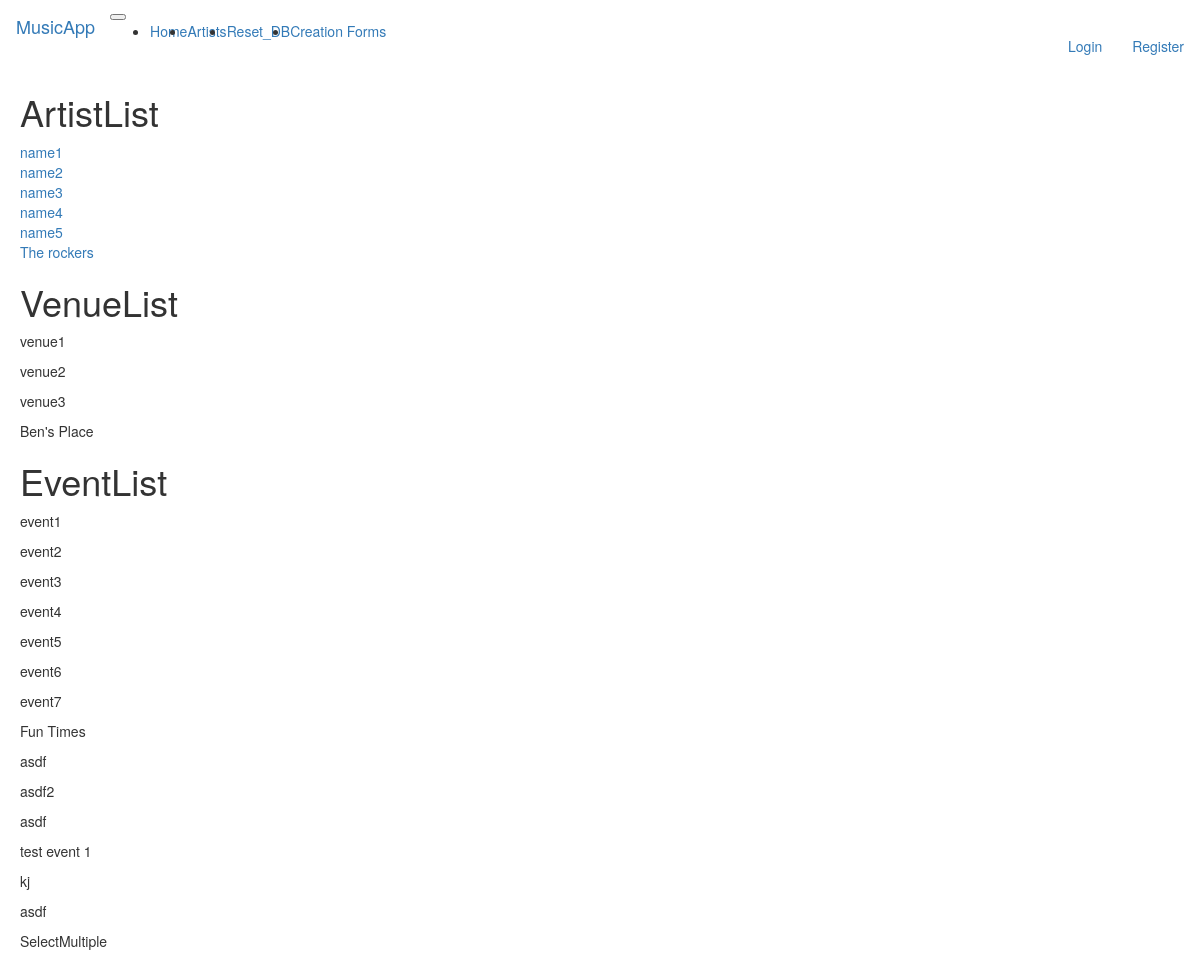
/artistlist, run on the app's committed database.
### app/models.py (models this page shows, shortened)
class Artist(db.Model):
    id = db.Column(db.Integer, primary_key=True)
    name = db.Column(db.String(64), nullable=False)
    genre = db.Column(db.String(64))
    bio = db.Column(db.String(64))
    events = db.relationship("Event", secondary=artist_event_association, back_populates="artists")

class Venue(db.Model):
    id = db.Column(db.Integer, primary_key=True)
    name = db.Column(db.String(80), nullable=False)
    address = db.Column(db.String(200))

class Event(db.Model):
    id = db.Column(db.Integer, primary_key=True)
    name = db.Column(db.String(80), nullable=False)
    time = db.Column(db.Date, nullable=False)
    venue_id = db.Column(db.Integer, db.ForeignKey('venue.id'), nullable=False)
    artists = db.relationship("Artist", secondary=artist_event_association, back_populates="events")

### app/routes.py (the view)
@app.route('/artistlist')
def artistlist():
    artist_list = Artist.query.all()
    event_list = Event.query.all()
    venue_list = Venue.query.all()
    return render_template('artistlist.html', artist_list=artist_list, event_list=event_list, venue_list=venue_list)

### app/templates/artistlist.html
{% extends "base.html" %}
{% block content %}
    <div style = "position:relative; left:20px; top:0px;">
        <h1>ArtistList</h1>
        {% for artist in artist_list %}
            <a href="{{ url_for('artist', name=artist.name) }}">{{ artist.name }}</a>
            <br>
        {% endfor %}
        <h1>VenueList</h1>
        {% for venue in venue_list %}
            <p>{{ venue.name }}</p>
        {% endfor %}
        <h1>EventList</h1>
        {% for event in event_list %}
            <p>{{ event.name }}</p>
        {% endfor %}
    </div>
{% endblock %}

### app/templates/base.html (shortened to what this page needs)
{% extends 'bootstrap/base.html' %}
{% block navbar %}
    <nav class="navbar navbar-expand-lg navbar-light bg-light">
        <a class="navbar-brand" href="#">MusicApp</a>
        <button class="navbar-toggler" type="button" data-toggle="collapse" data-target="#navbarSupportedContent" aria-controls="navbarSupportedContent" aria-expanded="false" aria-label="Toggle navigation">
        </button>
        <div class="collapse navbar-collapse">
            <ul class="navbar-nav mr-auto">
              <li class="nav-item active">
                <a class="nav-link" href="/index">Home <span class="sr-only">(current)</span></a>
              </li>
              <li class="nav-item">
                <a class="nav-link" href="/artistlist">Artists</a>
              </li>
              <li class="nav-item">
                <a class="nav-link" href="/reset_db">Reset_DB</a>
              </li>
              <li class="nav-item dropdown">
                <a class="nav-link dropdown-toggle" href="#" id="navbarDropdown" role="button" data-toggle="dropdown" aria-haspopup="true" aria-expanded="false">
                  Creation Forms
                </a>
              </li>
            </ul>
            <ul class="nav navbar-nav navbar-right">
                    {% if current_user.is_anonymous %}
                    <li><a href="{{ url_for('login') }}">Login</a></li>
                    <li><a href="{{ url_for('register') }}">Register</a></li>
                    {% else %}
                    <li><a href="{{ url_for('user', username=current_user.username) }}">Profile </a></li>
                    <li><a href="{{ url_for('logout') }}"> Logout</a></li>
                    {% endif %}
            </ul>
        </div>
    </nav>
{% endblock %}

### data on the page
Artist: name "name1"
Artist: name "name2"
Artist: name "name3"
Artist: name "name4"
Artist: name "name5"
Artist: name "The rockers"
Venue: name "venue1"
Venue: name "venue2"
Venue: name "venue3"
Venue: name "Ben's Place"
Event: name "event1"
Event: name "event2"
Event: name "event3"
Event: name "event4"
Event: name "event5"
Event: name "event6"
Event: name "event7"
Event: name "Fun Times"
Event: name "asdf"
Event: name "asdf2"
Event: name "asdf"
Event: name "test event 1"
Event: name "kj"
Event: name "asdf"
Event: name "SelectMultiple"
